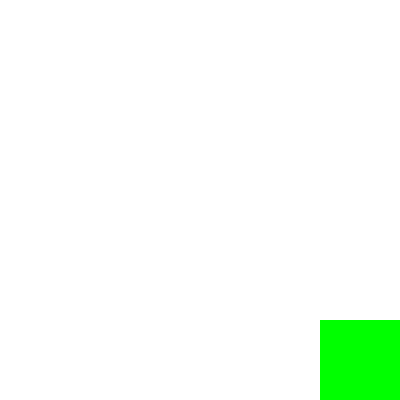
Frame 1 (no input)
Frame 60 (no input): identical to frame 1, image omitted
Frame 120 (the mouse pressed at the canvas centre since frame 60): identical to frame 1, image omitted

The p5.js sketch that drew this single still picture (run headless with seeded random() and noise() and a simulated clock; from frame 60 on, the mouse is pressed at the canvas centre):

// p5.js sketch
// ── sketch.js
//TEST 01
//A* Pathfinding test

var cols = 5;
var rows = 5;
var grid = new Array(cols);

var openSet = [];
var closedSet = [];
var start;
var end;

var w,h;
var col; //colour


function setup() {
    createCanvas(400, 400);
    console.log('A*');

    //deifnidng with & height of colums so that it adjust to the width & height of the canvas!
    w = width/cols;
    h = height/rows;
    //making the 2d array (grid)

    for (var i = 0; i < cols; i++){
        grid[i] = new Array (rows);

    }

    for (var i = 0; i < cols; i++){
        for (var j = 0; j < rows; j++){
            grid[i][j] = new Spot(i,j);
        }   
    }

    //definding the start and end of the grid
    start = grid[0][0];
    end = grid[cols-1][rows-1];

    //opening the set
    //start searching at 0,0 and then add numbers to the end of the array i'm assuming this logic works until the end of the array?
    openSet.push(start);

}



function draw() {

    if(openSet.length > 0){
        
        var winner = 0;
        // loop through openSet to find the node with the lowest f value
        // this will be the node we explore next
        // this is finding the f value at that i position and compairing it to the last i.f value and seeing which is the lowest cost
        for (var i=0; i < openSet.length; i++){
            if (openSet[i].f < openSet[winner].f) 
                winner = i;   
        }
        
        if (openSet[winner]= end){
            console.log("DONE!")
        }

    } else{

    } 
  
    background(220);

    for (var i = 0; i < cols; i++){
        for (var j = 0; j < rows; j++){
         grid[i][j].show(color(255));
        }   
    }

    for (var i = 0; i < closedSet.length; i++){
        closedSet[i].show(color(255,0,0));
    }

    for (var i = 0; i < openSet.length; i++){
        openSet[i].show(color(0,255,0));
    }


}

//adding a constructor function so we change stuff along the way
function Spot(i,j){

    this.x = i;
    this.y = j;

    this.f = 0;
    this.g = 0;
    this.h = 0;

    //show function

    this.show = function (col){

        fill(col);
        noStroke();
        strokeWeight(1);

        rect((this.x *w), (this.y *h), w,h);

    } //END spot function
}
